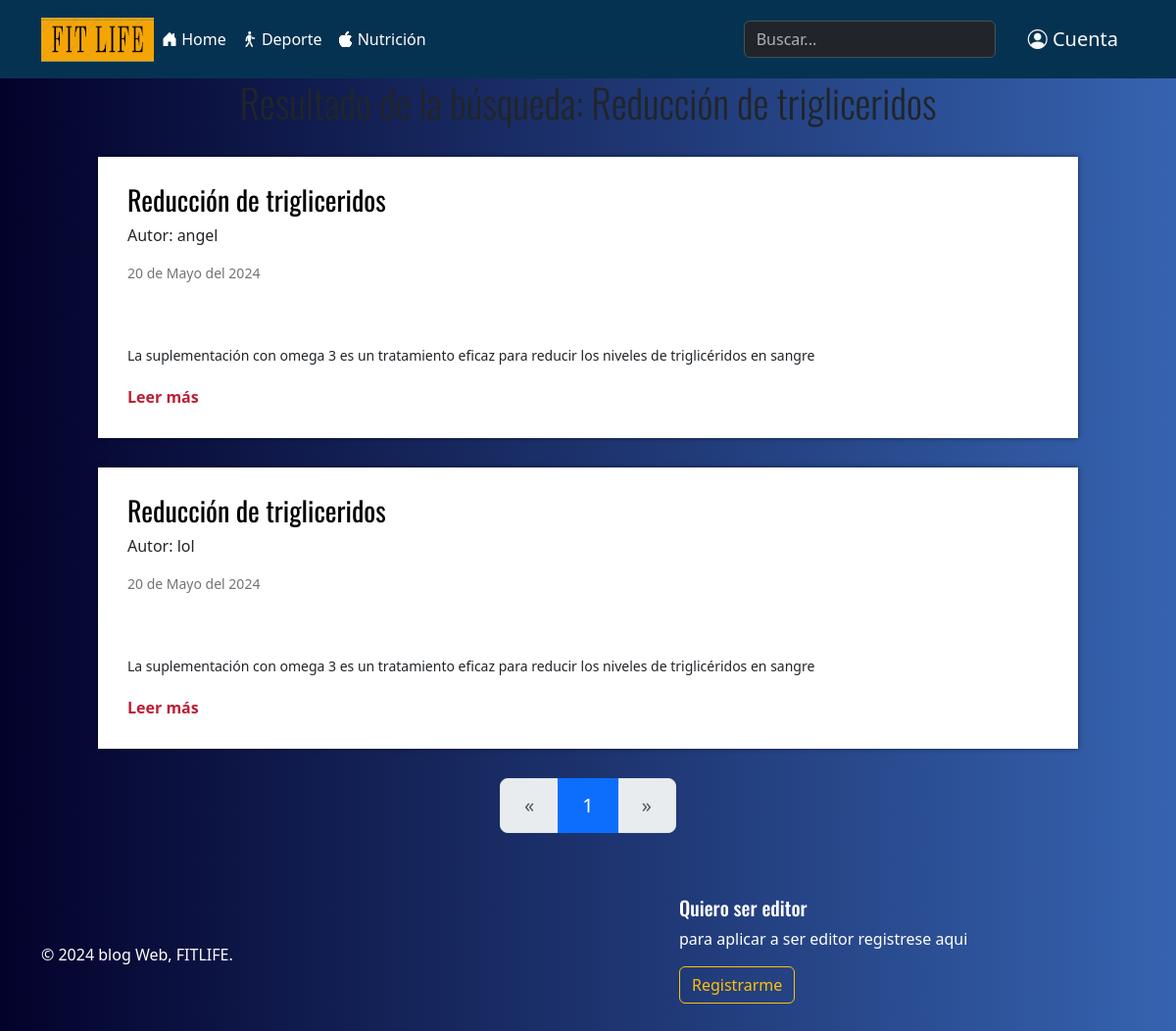
Page /buscar.php?busqueda=Reducción de trigliceridos on the committed database.
### tables this page shows
CREATE TABLE `publicaciones` (
  `id` int(11) NOT NULL COMMENT 'id de la publicación',
  `titulo` varchar(200) NOT NULL COMMENT 'titulo de la publicación',
  `extracto` varchar(200) NOT NULL COMMENT 'extracto de la publicación',
  `texto` text NOT NULL COMMENT 'texto de la publicación',
  `thumb` varchar(70) NOT NULL COMMENT 'imagen de la publicación',
  `tema` varchar(50) NOT NULL COMMENT 'tema de la publicación',
  `fecha` timestamp NOT NULL DEFAULT current_timestamp() COMMENT 'fecha de la publicación',
  `creador` varchar(100) NOT NULL COMMENT 'creador de la publicacion',
  `status` varchar(30) NOT NULL,
  `id_usuario` int(11) NOT NULL COMMENT 'id del creador',
  `notificacion` text DEFAULT NULL
);

### buscar.php (called while the page is built, shortened)
<?php
require 'admin/config.php';
require 'functions.php';
$conexion = conexion($bd_config);
if ($_SERVER['REQUEST_METHOD'] == 'GET' && !empty($_GET['busqueda'])){
    $busqueda = limpiarDatos($_GET['busqueda']);
    $statment = $conexion->prepare(
        'SELECT * FROM publicaciones WHERE titulo LIKE :busqueda or texto LIKE :busqueda or extracto LIKE :busqueda or tema LIKE :busqueda or creador LIKE :busqueda AND status = "activo"'
    );
    $statment->execute(array(':busqueda' => "%$busqueda%"));
    $resultados = $statment->fetchAll();
    if (empty($resultados)){
        $titulo = 'No se encontraron artículos con el resultado: ' . $busqueda;
    } else {
        $titulo = 'Resultado de la búsqueda: ' . $busqueda;
    }
} else {
    header('Location: ' . RUTA . '/index.php');
}
require 'views/buscar.view.php';
?>

### functions.php (called while the page is built, shortened)
<?php
function limpiarDatos($datos){
    $datos = trim($datos);
    $datos = stripslashes($datos);
    $datos = htmlspecialchars($datos);
    return $datos;
}
function fecha($fecha){
    $timestamp = strtotime($fecha);
    $meses = ['Enero', 'Febrero', 'Marzo', 'Abril',
            'Mayo', 'Junio', 'Julio', 'Agosto',
            'Septiembre', 'Octubre', 'Noviembre',
            'Diciembre'];
    $dia = date('d', $timestamp);
    $mes = date('m', $timestamp) -1;
    $year = date('Y', $timestamp);
    $fecha = "$dia de " . $meses[$mes] . " del $year";
    return $fecha;
}
?>

### views/buscar.view.php (the view, shortened to what this page needs)
<?php require 'views/header.php'; ?>
    <div class="contenedor">
        <div class="container">
            <h2 class="display-6 text-center"><?php echo $titulo; ?></h2>
            <br>
        </div>
    <?php   foreach($resultados as $post): ?>
        <div class="post">
            <article>
                <h2 class="titulo"><a href="single.php?id=<?php echo $post['id']; ?>" class="text-decoration-none"><?php echo $post['titulo']; ?></a></h2>
                <p class="autor">Autor: <a class="text-decoration-none text-dark" href="<?php echo RUTA ?>perfil.php?usuario=<?php echo $post['creador']; ?>"><?php echo $post['creador']; ?></a></p>
                <p class="fecha"><?php echo fecha($post['fecha']); ?></p>
                <div class="thumb">
                </div>
                <p class="extracto"><?php echo $post['extracto']; ?></p>
                <a href="single.php?id=<?php echo $post['id']; ?>" class="continuar text-decoration-none">Leer más</a>
            </article>
        </div>
    <?php   endforeach; ?>
        <?php require 'paginacion.php'; ?>
    </div>
<?php require 'footer.php'; ?>

### css/estilos.css (style rules this page uses)
* { margin: 0; padding: 0; -webkit-box-sizing: border-box; -moz-box-sizing: border-box; box-sizing: border-box; }
body { font-size: 16px; font-family: 'Open Sans', sans-serif; background: #13486f; border: none; }
h1, h2, h3, h4, h5, h6 { font-family: "Oswald", Arial, Sans-serif; font-weight: normal; }
a { text-decoration: none; color:#d4dfe3; }
.contenedor { max-width: 1000px; width: 90%; margin: auto; }
.post { width: 100%; background: #fff; box-shadow: 0px 0px 5px rgba(0,0,0, .5); margin-bottom: 30px; padding: 30px; border: none; }
.post article .titulo { font-family: "Oswald", Arial, Sans-serif; font-size: 28px; font-weight: normal; line-height: 28px; margin-bottom: 10px; }
.post article .titulo a { color:#000; }
.post article .fecha { color:#747474; font-size: 14px; margin-bottom: 20px; }
.post article .thumb { margin-bottom: 20px; }
.post article .extracto { font-size: 14px; line-height: 20px; margin-bottom: 20px; }
.post article .continuar { color:#BB1F35; font-weight: bold; }

### css/IndexAdmin/PanelControl.css (style rules this page uses)
:root { --fontPrimary: "Montserrat", sans-serif; }

### css/styleTime.css (style rules this page uses)
body { background: #1E3C72 !important; background: -webkit-linear-gradient(to right, #03022b, #102b5e) !important; background: linear-gradient(to right, #03022b, #3663b0) !important; min-height: 100vh; }

### rows in the picture
publicaciones: titulo "Reducción de trigliceridos", creador "angel", fecha "20 de Mayo del 2024", extracto "La suplementación con omega 3 es un tratamiento eficaz para reducir los niveles de triglicéridos en sangre"
publicaciones: titulo "Reducción de trigliceridos", creador "lol", fecha "20 de Mayo del 2024", extracto "La suplementación con omega 3 es un tratamiento eficaz para reducir los niveles de triglicéridos en sangre"

### other values in the picture
$titulo "Resultado de la búsqueda: Reducción de trigliceridos"
